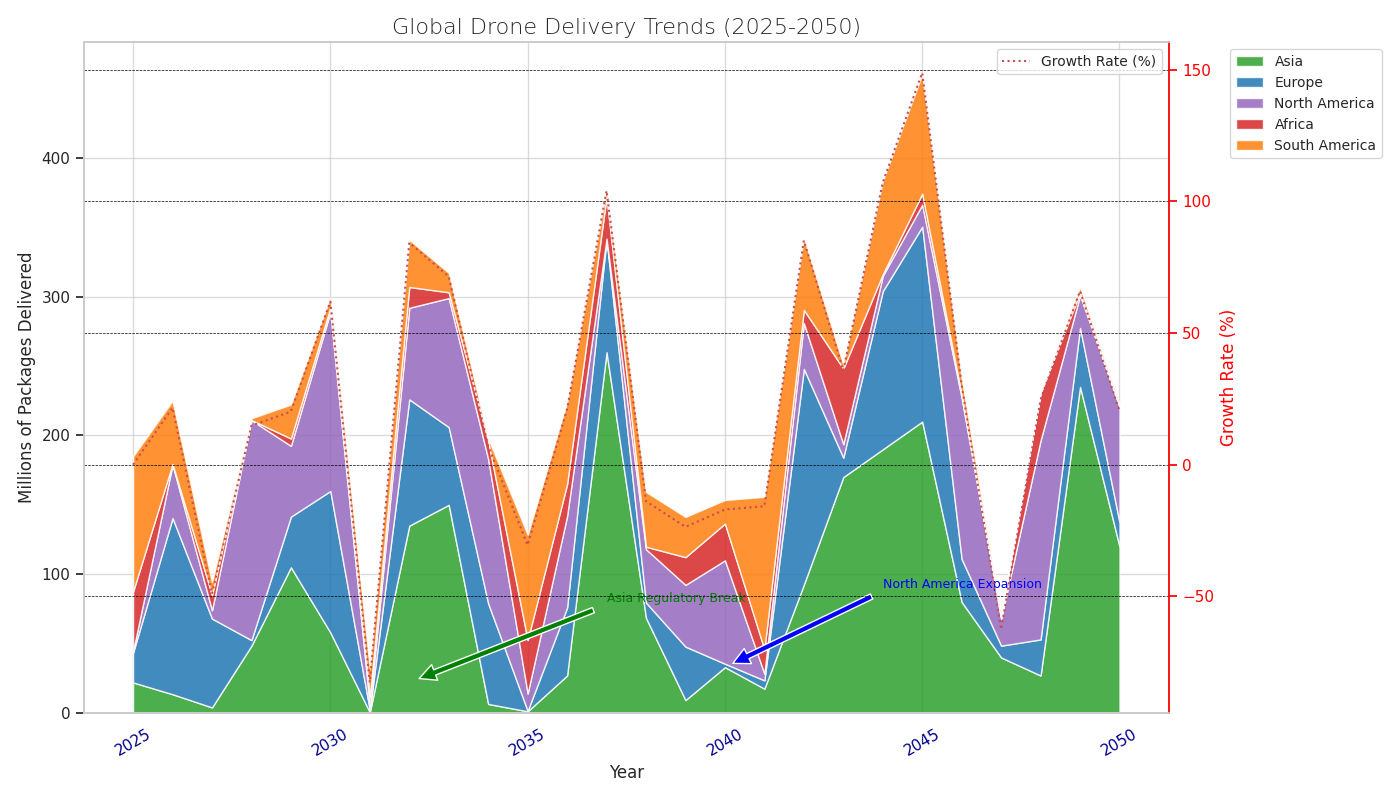

Python code for this plot:
import matplotlib.pyplot as plt
import numpy as np

years = np.arange(2025, 2051)

asia = np.array([22.0, 13.5, 4.0, 48.5, 105.0, 58.0, 0.5, 135.0, 150.0, 6.5, 1.2, 27.0, 260.0, 68.5, 9.3, 33.0, 17.5, 92.5, 170.0, 190.0, 210.0, 80.0, 40.0, 27.0, 235.0, 120.0])
europe = np.array([21.5, 127.0, 64.0, 4.0, 36.5, 102.0, 1.5, 91.0, 56.0, 72.5, 0.3, 49.0, 81.5, 11.0, 38.5, 2.5, 6.0, 155.5, 14.0, 114.0, 140.5, 31.0, 8.5, 26.0, 42.5, 17.5])
north_america = np.array([1.0, 38.5, 6.0, 158.5, 51.0, 129.0, 3.0, 66.0, 93.0, 104.0, 12.5, 66.0, 0.4, 38.5, 44.5, 74.5, 4.8, 33.0, 9.7, 11.0, 15.8, 116.0, 19.5, 143.5, 23.5, 83.5])
africa = np.array([43.0, 0.5, 11.0, 0.1, 5.3, 3.3, 6.5, 15.0, 4.2, 13.0, 38.5, 23.0, 30.0, 1.8, 20.0, 26.5, 17.5, 9.5, 54.5, 1.2, 8.0, 2.5, 0.8, 34.0, 1.8, 0.3])
south_america = np.array([97.5, 45.5, 9.3, 1.3, 24.5, 7.3, 20.5, 34.0, 14.0, 2.0, 76.0, 59.0, 5.6, 39.5, 29.0, 17.0, 110.0, 52.0, 3.0, 67.0, 86.0, 11.5, 0.5, 0.2, 4.2, 1.3])

fig, ax1 = plt.subplots(figsize=(14, 8))

# Shuffled the colors manually
colors = ['#2ca02c', '#1f77b4', '#9467bd', '#d62728', '#ff7f0e']
ax1.stackplot(years, asia, europe, north_america, africa, south_america, labels=['Asia', 'Europe', 'North America', 'Africa', 'South America'], colors=colors, alpha=0.85)

ax1.set_title("Global Drone Delivery Trends (2025-2050)", fontsize=16, fontweight='light')
ax1.set_xlabel('Year', fontsize=12)
ax1.set_ylabel('Millions of Packages Delivered', fontsize=12)
ax1.legend(loc='upper left', fontsize=10, bbox_to_anchor=(1.05, 1))
ax1.grid(True, linestyle='-', alpha=0.7)

ax1.set_xticks(np.arange(2025, 2051, 5))
ax1.tick_params(axis='x', rotation=30, labelcolor='darkblue')

ax1.annotate('Asia Regulatory Break', xy=(2032, 22), xytext=(2037, 80), arrowprops=dict(facecolor='green', shrink=0.05), fontsize=9, color='green')
ax1.annotate('North America Expansion', xy=(2040, 33), xytext=(2044, 90), arrowprops=dict(facecolor='blue', shrink=0.05), fontsize=9, color='blue')

ax2 = ax1.twinx()
growth_rate = ((asia + europe + north_america + africa + south_america) / (asia[0] + europe[0] + north_america[0] + africa[0] + south_america[0]) - 1) * 100
ax2.plot(years, growth_rate, 'r:', label='Growth Rate (%)')
ax2.set_ylabel('Growth Rate (%)', fontsize=12)
ax2.yaxis.label.set_color('red')
ax2.spines['right'].set_color('red')
ax2.tick_params(axis='y', colors='red')
ax2.legend(loc='upper right', fontsize=10)

plt.grid(which='both', linestyle='--', linewidth='0.5', color='black')
plt.tight_layout()

plt.show()
